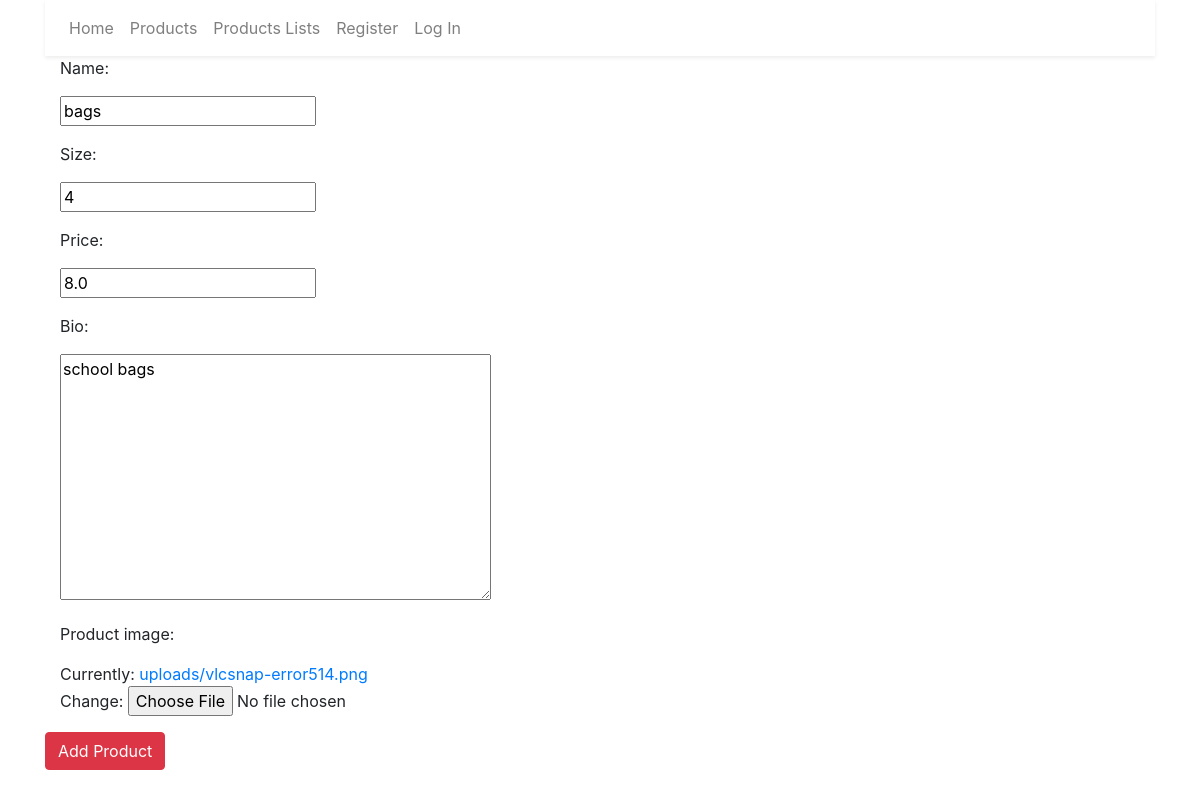
The app's page /shop/products/4/update with its own data.
### products/models.py (models this page shows, shortened)
class Products(models.Model):
    name = models.CharField(max_length = 255)
    size = models.IntegerField()
    bio = models.TextField(max_length=255)
    price = models.FloatField()
    product_image = models.ImageField(default=None, upload_to='uploads')

### products/views.py (the view)
# urls.py: path('products/<int:pk>/update', views.ProductUpdate.as_view(), name='product_update'),
class ProductUpdate(UpdateView):
    model = Products
    fields = ['name', 'size', 'price','bio','product_image']

### products/templates/products/products_form.html (shortened to what this page needs)
{% extends 'base.html' %}
{% block content %}
<form action="" method="POST" enctype="multipart/form-data">
    {% include 'form_template.html' %}
    <button type="submit" class="btn btn-danger">Add Product</button>
</form>
{% endblock %}

### products/templates/form_template.html (shortened to what this page needs)
{% for field in form %}
<div class="form-group">
    <label class="control-label col-sm-2">{{ field.label_tag }}</label>
    <div class="col-sm-10">{{ field }}</div>
</div>
{% endfor %}

### records on screen
Products: form "bags" "4" "8.0" "school bags"

### other values on screen
{{ field.label_tag }} "Name:" "Size:" "Price:" "Bio:" "Product image:"
